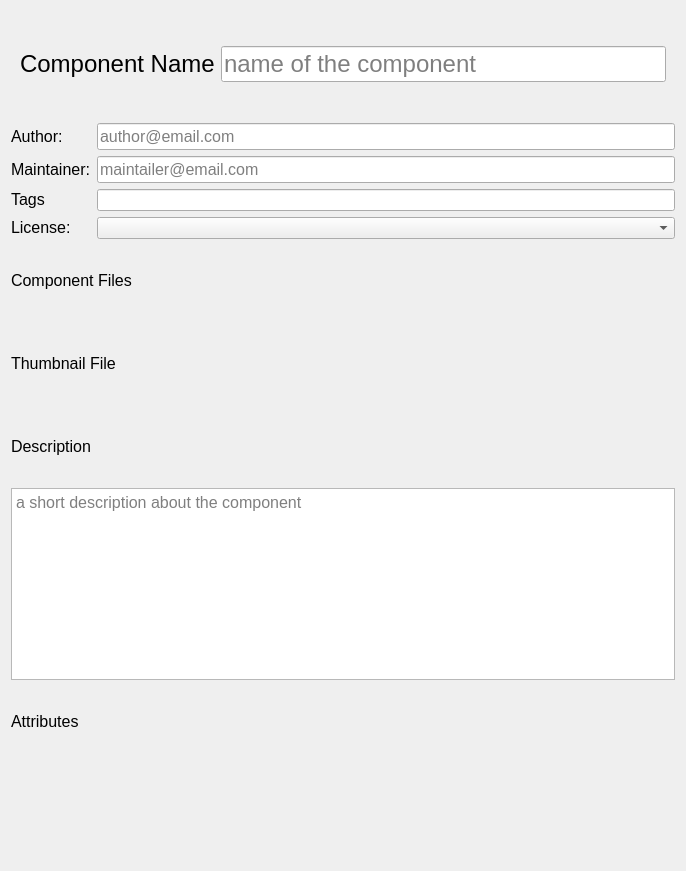
<?xml version="1.0" encoding="UTF-8"?>
<ui version="4.0">
 <class>ComponentCreationForm</class>
 <widget class="QDialog" name="ComponentCreationForm">
  <property name="geometry">
   <rect>
    <x>0</x>
    <y>0</y>
    <width>686</width>
    <height>871</height>
   </rect>
  </property>
  <property name="sizePolicy">
   <sizepolicy hsizetype="Preferred" vsizetype="Maximum">
    <horstretch>0</horstretch>
    <verstretch>0</verstretch>
   </sizepolicy>
  </property>
  <property name="windowTitle">
   <string>Dialog</string>
  </property>
  <layout class="QVBoxLayout" name="verticalLayout">
   <item>
    <widget class="QWidget" name="componentNameWidget" native="true">
     <property name="sizePolicy">
      <sizepolicy hsizetype="Preferred" vsizetype="Maximum">
       <horstretch>0</horstretch>
       <verstretch>0</verstretch>
      </sizepolicy>
     </property>
     <layout class="QHBoxLayout" name="horizontalLayout_3">
      <item>
       <widget class="QLabel" name="componentNameLabel">
        <property name="text">
         <string>&lt;html&gt;&lt;head/&gt;&lt;body&gt;&lt;p&gt;&lt;span style=&quot; font-size:18pt;&quot;&gt;Component Name&lt;/span&gt;&lt;/p&gt;&lt;/body&gt;&lt;/html&gt;</string>
        </property>
       </widget>
      </item>
      <item>
       <widget class="QLineEdit" name="componentNameInput">
        <property name="sizePolicy">
         <sizepolicy hsizetype="Expanding" vsizetype="Maximum">
          <horstretch>0</horstretch>
          <verstretch>0</verstretch>
         </sizepolicy>
        </property>
        <property name="font">
         <font>
          <pointsize>18</pointsize>
         </font>
        </property>
        <property name="inputMask">
         <string/>
        </property>
        <property name="placeholderText">
         <string>name of the component</string>
        </property>
       </widget>
      </item>
     </layout>
    </widget>
   </item>
   <item>
    <widget class="QWidget" name="metadataWidget" native="true">
     <property name="sizePolicy">
      <sizepolicy hsizetype="Preferred" vsizetype="Maximum">
       <horstretch>0</horstretch>
       <verstretch>0</verstretch>
      </sizepolicy>
     </property>
     <property name="mouseTracking">
      <bool>false</bool>
     </property>
     <property name="focusPolicy">
      <enum>Qt::NoFocus</enum>
     </property>
     <layout class="QGridLayout" name="gridLayout">
      <property name="leftMargin">
       <number>0</number>
      </property>
      <property name="topMargin">
       <number>0</number>
      </property>
      <property name="rightMargin">
       <number>0</number>
      </property>
      <property name="bottomMargin">
       <number>0</number>
      </property>
      <property name="spacing">
       <number>6</number>
      </property>
      <item row="1" column="0">
       <widget class="QLabel" name="authorLabel">
        <property name="sizePolicy">
         <sizepolicy hsizetype="Maximum" vsizetype="Maximum">
          <horstretch>0</horstretch>
          <verstretch>0</verstretch>
         </sizepolicy>
        </property>
        <property name="text">
         <string>&lt;html&gt;&lt;head/&gt;&lt;body&gt;&lt;p&gt;&lt;span style=&quot; font-size:12pt;&quot;&gt;Author:&lt;/span&gt;&lt;/p&gt;&lt;/body&gt;&lt;/html&gt;</string>
        </property>
       </widget>
      </item>
      <item row="2" column="1">
       <widget class="QLineEdit" name="maintainerInput">
        <property name="sizePolicy">
         <sizepolicy hsizetype="Expanding" vsizetype="Maximum">
          <horstretch>0</horstretch>
          <verstretch>0</verstretch>
         </sizepolicy>
        </property>
        <property name="font">
         <font>
          <pointsize>12</pointsize>
         </font>
        </property>
        <property name="placeholderText">
         <string>maintailer@email.com</string>
        </property>
       </widget>
      </item>
      <item row="2" column="0">
       <widget class="QLabel" name="mainteinerLabel">
        <property name="sizePolicy">
         <sizepolicy hsizetype="Preferred" vsizetype="Maximum">
          <horstretch>0</horstretch>
          <verstretch>0</verstretch>
         </sizepolicy>
        </property>
        <property name="text">
         <string>&lt;html&gt;&lt;head/&gt;&lt;body&gt;&lt;p&gt;&lt;span style=&quot; font-size:12pt;&quot;&gt;Maintainer:&lt;/span&gt;&lt;/p&gt;&lt;/body&gt;&lt;/html&gt;</string>
        </property>
       </widget>
      </item>
      <item row="4" column="1">
       <widget class="QComboBox" name="licenseInput">
        <property name="sizePolicy">
         <sizepolicy hsizetype="Expanding" vsizetype="Maximum">
          <horstretch>0</horstretch>
          <verstretch>0</verstretch>
         </sizepolicy>
        </property>
        <property name="maximumSize">
         <size>
          <width>16777215</width>
          <height>16777215</height>
         </size>
        </property>
       </widget>
      </item>
      <item row="3" column="1">
       <widget class="TagBar" name="tagsWidget">
        <property name="sizePolicy">
         <sizepolicy hsizetype="Expanding" vsizetype="Maximum">
          <horstretch>0</horstretch>
          <verstretch>0</verstretch>
         </sizepolicy>
        </property>
       </widget>
      </item>
      <item row="4" column="0">
       <widget class="QLabel" name="licenseLabel">
        <property name="sizePolicy">
         <sizepolicy hsizetype="Preferred" vsizetype="Maximum">
          <horstretch>0</horstretch>
          <verstretch>0</verstretch>
         </sizepolicy>
        </property>
        <property name="text">
         <string>&lt;html&gt;&lt;head/&gt;&lt;body&gt;&lt;p&gt;&lt;span style=&quot; font-size:12pt;&quot;&gt;License:&lt;/span&gt;&lt;/p&gt;&lt;/body&gt;&lt;/html&gt;</string>
        </property>
       </widget>
      </item>
      <item row="3" column="0">
       <widget class="QLabel" name="tagsLabel">
        <property name="sizePolicy">
         <sizepolicy hsizetype="Maximum" vsizetype="Maximum">
          <horstretch>0</horstretch>
          <verstretch>0</verstretch>
         </sizepolicy>
        </property>
        <property name="text">
         <string>&lt;html&gt;&lt;head/&gt;&lt;body&gt;&lt;p&gt;&lt;span style=&quot; font-size:12pt;&quot;&gt;Tags&lt;/span&gt;&lt;/p&gt;&lt;/body&gt;&lt;/html&gt;</string>
        </property>
       </widget>
      </item>
      <item row="1" column="1">
       <widget class="QLineEdit" name="authorInput">
        <property name="sizePolicy">
         <sizepolicy hsizetype="Expanding" vsizetype="Maximum">
          <horstretch>0</horstretch>
          <verstretch>0</verstretch>
         </sizepolicy>
        </property>
        <property name="font">
         <font>
          <pointsize>12</pointsize>
         </font>
        </property>
        <property name="placeholderText">
         <string>author@email.com</string>
        </property>
       </widget>
      </item>
     </layout>
    </widget>
   </item>
   <item>
    <widget class="QLabel" name="compLabel">
     <property name="sizePolicy">
      <sizepolicy hsizetype="Expanding" vsizetype="Maximum">
       <horstretch>0</horstretch>
       <verstretch>0</verstretch>
      </sizepolicy>
     </property>
     <property name="text">
      <string>&lt;html&gt;&lt;head/&gt;&lt;body&gt;&lt;p&gt;&lt;span style=&quot; font-size:12pt;&quot;&gt;Component Files&lt;/span&gt;&lt;/p&gt;&lt;/body&gt;&lt;/html&gt;</string>
     </property>
    </widget>
   </item>
   <item>
    <widget class="FileList" name="componentFiles" native="true">
     <property name="sizePolicy">
      <sizepolicy hsizetype="Expanding" vsizetype="Maximum">
       <horstretch>0</horstretch>
       <verstretch>0</verstretch>
      </sizepolicy>
     </property>
    </widget>
   </item>
   <item>
    <widget class="QLabel" name="thumbLabel">
     <property name="sizePolicy">
      <sizepolicy hsizetype="Expanding" vsizetype="Maximum">
       <horstretch>0</horstretch>
       <verstretch>0</verstretch>
      </sizepolicy>
     </property>
     <property name="text">
      <string>&lt;html&gt;&lt;head/&gt;&lt;body&gt;&lt;p&gt;&lt;span style=&quot; font-size:12pt;&quot;&gt;Thumbnail File&lt;/span&gt;&lt;/p&gt;&lt;/body&gt;&lt;/html&gt;</string>
     </property>
    </widget>
   </item>
   <item>
    <widget class="FileItem" name="thumbnailFile" native="true">
     <property name="sizePolicy">
      <sizepolicy hsizetype="Expanding" vsizetype="Maximum">
       <horstretch>0</horstretch>
       <verstretch>0</verstretch>
      </sizepolicy>
     </property>
    </widget>
   </item>
   <item>
    <widget class="QLabel" name="descriptionLabel">
     <property name="sizePolicy">
      <sizepolicy hsizetype="Preferred" vsizetype="Maximum">
       <horstretch>0</horstretch>
       <verstretch>0</verstretch>
      </sizepolicy>
     </property>
     <property name="maximumSize">
      <size>
       <width>16777213</width>
       <height>16777215</height>
      </size>
     </property>
     <property name="text">
      <string>&lt;html&gt;&lt;head/&gt;&lt;body&gt;&lt;p&gt;&lt;span style=&quot; font-size:12pt;&quot;&gt;Description&lt;/span&gt;&lt;/p&gt;&lt;/body&gt;&lt;/html&gt;</string>
     </property>
    </widget>
   </item>
   <item>
    <widget class="QPlainTextEdit" name="descriptionInput">
     <property name="sizePolicy">
      <sizepolicy hsizetype="Expanding" vsizetype="Maximum">
       <horstretch>0</horstretch>
       <verstretch>0</verstretch>
      </sizepolicy>
     </property>
     <property name="font">
      <font>
       <pointsize>12</pointsize>
      </font>
     </property>
     <property name="placeholderText">
      <string>a short description about the component</string>
     </property>
    </widget>
   </item>
   <item>
    <widget class="QLabel" name="attributesLabel">
     <property name="sizePolicy">
      <sizepolicy hsizetype="Preferred" vsizetype="Maximum">
       <horstretch>0</horstretch>
       <verstretch>0</verstretch>
      </sizepolicy>
     </property>
     <property name="maximumSize">
      <size>
       <width>16777213</width>
       <height>16777215</height>
      </size>
     </property>
     <property name="text">
      <string>&lt;html&gt;&lt;head/&gt;&lt;body&gt;&lt;p&gt;&lt;span style=&quot; font-size:12pt;&quot;&gt;Attributes&lt;/span&gt;&lt;/p&gt;&lt;/body&gt;&lt;/html&gt;</string>
     </property>
    </widget>
   </item>
   <item>
    <widget class="AttributeList" name="attributesList" native="true">
     <property name="sizePolicy">
      <sizepolicy hsizetype="Preferred" vsizetype="Maximum">
       <horstretch>0</horstretch>
       <verstretch>0</verstretch>
      </sizepolicy>
     </property>
    </widget>
   </item>
   <item>
    <widget class="QWidget" name="bottomWidget" native="true">
     <property name="sizePolicy">
      <sizepolicy hsizetype="Preferred" vsizetype="Maximum">
       <horstretch>0</horstretch>
       <verstretch>0</verstretch>
      </sizepolicy>
     </property>
     <layout class="QHBoxLayout" name="horizontalLayout">
      <item>
       <spacer name="horizontalSpacer">
        <property name="orientation">
         <enum>Qt::Horizontal</enum>
        </property>
        <property name="sizeHint" stdset="0">
         <size>
          <width>40</width>
          <height>20</height>
         </size>
        </property>
       </spacer>
      </item>
     </layout>
    </widget>
   </item>
  </layout>
 </widget>
 <customwidgets>
  <customwidget>
   <class>TagBar</class>
   <extends>QLineEdit</extends>
   <header location="global">src/interface/widgets</header>
  </customwidget>
  <customwidget>
   <class>FileList</class>
   <extends>QWidget</extends>
   <header>src/interface/widgets</header>
   <container>1</container>
  </customwidget>
  <customwidget>
   <class>FileItem</class>
   <extends>QWidget</extends>
   <header>src/interface/widgets</header>
   <container>1</container>
  </customwidget>
  <customwidget>
   <class>AttributeList</class>
   <extends>QWidget</extends>
   <header location="global">src/interface/widgets</header>
   <container>1</container>
  </customwidget>
 </customwidgets>
 <resources/>
 <connections/>
</ui>
